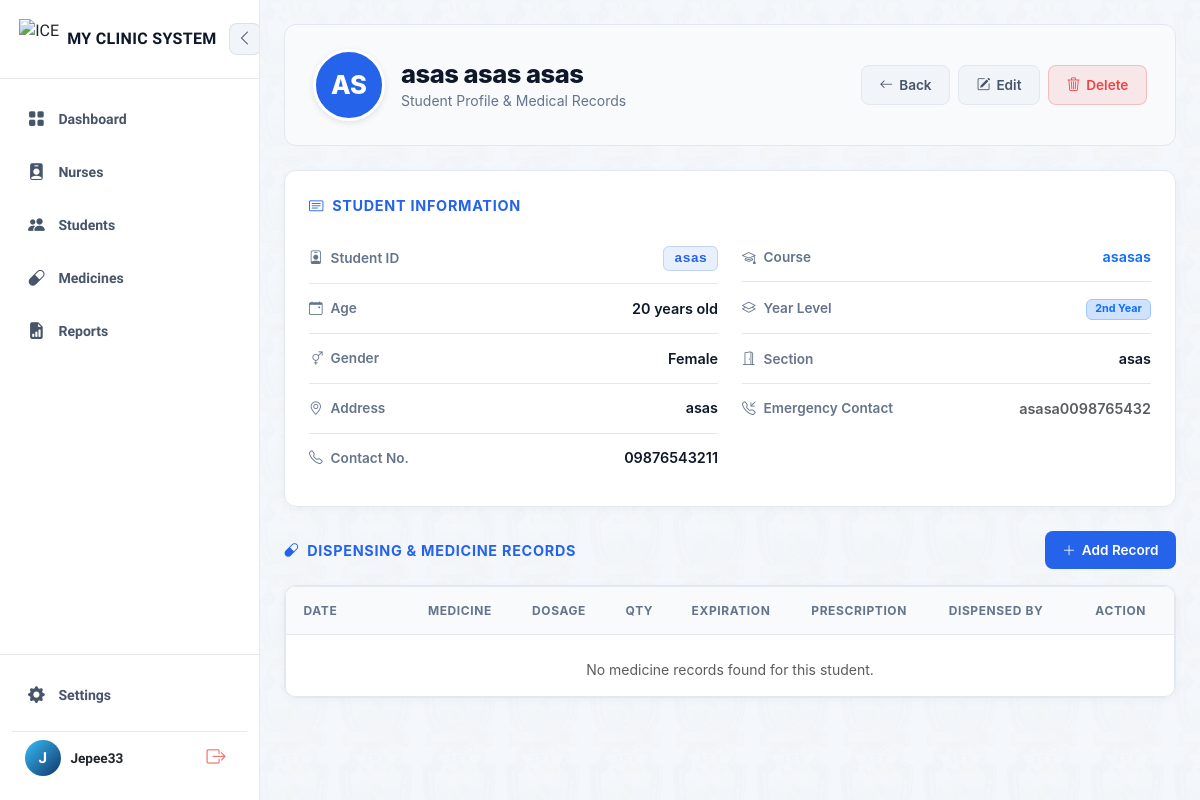
Page /students/40/ (signed in) on the committed database.
### clinic/models.py (models this page shows, shortened)
class Student(models.Model):
    GENDER_CHOICES = [
        ('M', 'Male'),
        ('F', 'Female'),
    ]
    user = models.OneToOneField(
        User, on_delete=models.CASCADE, null=True, blank=True, related_name='student_profile'
    )
    student_id = models.CharField(max_length=20, unique=True)
    first_name = models.CharField(max_length=100, blank=True, null=True)
    middle_name = models.CharField(max_length=100, blank=True, null=True)
    last_name = models.CharField(max_length=100, blank=True, null=True)
    full_name = models.CharField(max_length=150)
    age = models.PositiveIntegerField()
    gender = models.CharField(max_length=1, choices=GENDER_CHOICES)
    address = models.CharField(max_length=255)
    contact_number = models.CharField(max_length=20)
    course = models.CharField(max_length=100)
    year_level = models.CharField(max_length=20)
    section = models.CharField(max_length=20, blank=True)
    emergency_contact = models.CharField(max_length=100, help_text="Name and number")
    date_registered = models.DateTimeField(auto_now_add=True)

### clinic/views/student.py (the view)
# urls.py: path('students/<int:pk>/', views.student_views, name='student_views'),
@login_required
@role_required("admin", "nurse")
def student_views(request, pk):
    student = get_object_or_404(Student, pk=pk)
    medicine_records = MedicineRecord.objects.filter(student=student).order_by("-date_released")
    return render(
        request,
        "clinic/students/student_views.html",
        {
            "student": student,
            "medicine_records": medicine_records,
        },
    )

### clinic/templates/clinic/students/student_views.html (shortened to what this page needs)
{% extends "clinic/base.html" %}
{% load static %}
{% block content %}
<link rel="stylesheet" href="https://cdn.jsdelivr.net/npm/bootstrap-icons@1.11.1/font/bootstrap-icons.css">
<div class="cms-container">
    <div class="dashboard-hero-card mb-4 d-flex justify-content-between align-items-center flex-wrap gap-3">
        <div class="d-flex align-items-center gap-3">
            {% if student.profile_picture %}
                <img src="{{ student.profile_picture.url }}" alt="{{ student.full_name }}" class="student-avatar-lg">
            {% else %}
                <div class="student-avatar-placeholder">
                    {{ student.full_name|slice:":2" }}
                </div>
            {% endif %}
            <div>
                <h1 class="hero-title">{{ student.full_name }}</h1>
                <p class="hero-subtitle">Student Profile & Medical Records</p>
            </div>
        </div>
        <div class="hero-actions d-flex gap-2">
            <a href="{% url 'student_records' %}" class="btn-cms-secondary">
                <i class="bi bi-arrow-left"></i> Back
            </a>
            <a href="{% url 'student_edit' student.pk %}" class="btn-cms-secondary">
                <i class="bi bi-pencil-square"></i> Edit
            </a>
            <button type="button" class="btn-cms-danger" id="openStudentModalBtn">
                <i class="bi bi-trash3"></i> Delete
            </button>
        </div>
    </div>
    <div class="cms-card p-4 p-md-4 mb-4">
        <div class="section-header-title mb-3">
            <i class="bi bi-card-text"></i> Student Information
        </div>
        <div class="row g-md-4">
            <div class="col-12 col-md-6">
                <div class="info-item">
                    <span class="info-label"><i class="bi bi-person-badge"></i> Student ID</span>
                    <span class="info-value">
                        <span class="inline-code-badge">{{ student.student_id|default:"—" }}</span>
                    </span>
                </div>
                <div class="info-item">
                    <span class="info-label"><i class="bi bi-calendar-event"></i> Age</span>
                    <span class="info-value">{{ student.age }} years old</span>
                </div>
                <div class="info-item">
                    <span class="info-label"><i class="bi bi-gender-ambiguous"></i> Gender</span>
                    <span class="info-value">{{ student.get_gender_display }}</span>
                </div>
                <div class="info-item">
                    <span class="info-label"><i class="bi bi-geo-alt"></i> Address</span>
                    <span class="info-value">{{ student.address }}</span>
                </div>
                <div class="info-item">
                    <span class="info-label"><i class="bi bi-telephone"></i> Contact No.</span>
                    <span class="info-value">{{ student.contact_number }}</span>
                </div>
            </div>
            <div class="col-12 col-md-6">
                <div class="info-item">
                    <span class="info-label"><i class="bi bi-mortarboard"></i> Course</span>
                    <span class="info-value text-primary font-weight-bold">{{ student.course|default:"—" }}</span>
                </div>
                <div class="info-item">
                    <span class="info-label"><i class="bi bi-layers"></i> Year Level</span>
                    <span class="info-value">
                        <span class="badge bg-primary-subtle text-primary border border-primary-subtle px-2 py-1">
                            {{ student.year_level|default:"—" }}
                        </span>
                    </span>
                </div>
                <div class="info-item">
                    <span class="info-label"><i class="bi bi-door-open"></i> Section</span>
                    <span class="info-value">{{ student.section|default:"—" }}</span>
                </div>
                <div class="info-item">
                    <span class="info-label"><i class="bi bi-telephone-inbound"></i> Emergency Contact</span>
                    <span class="info-value text-muted">{{ student.emergency_contact|default:"—" }}</span>
                </div>
            </div>
        </div>
    </div>
    <div class="d-flex justify-content-between align-items-center mb-3">
        <div class="section-header-title m-0">
            <i class="bi bi-capsule"></i> Dispensing & Medicine Records
        </div>
        <a href="{% url 'medicine_record_create' student.pk %}" class="btn-cms-primary">
            <i class="bi bi-plus-lg"></i> Add Record
        </a>
    </div>
    <div class="cms-card p-0 mb-4 overflow-hidden">
        <div class="cms-table-responsive table-responsive">
            <table class="cms-table">
                <thead>
                    <tr>
                        <th style="width: 14%;">Date</th>
                        <th>Medicine</th>
                        <th>Dosage</th>
                        <th>Qty</th>
                        <th>Expiration</th>
                        <th>Prescription</th>
                        <th>Dispensed By</th>
                        <th class="text-center" style="width: 12%;">Action</th>
                    </tr>
                </thead>
                <tbody>
                    {% for mr in medicine_records %}
                    <tr>
                        <td class="fw-bold">
                            <i class="bi bi-clock-history me-1 text-muted"></i> {{ mr.date_released|date:"M d, Y" }}
                        </td>
                        <td class="fw-bold">{{ mr.medicine_name }}</td>
                        <td>{{ mr.dosage|default:"—" }}</td>
                        <td>
                            <span class="badge bg-secondary-subtle text-body px-2 py-1">{{ mr.quantity }} pcs</span>
                        </td>
                        <td>{{ mr.expiration_date|date:"M d, Y"|default:"—" }}</td>
                        <td>{{ mr.prescription|default:"—" }}</td>
                        <td>
                            <span class="text-capitalize">
                                <i class="bi bi-person-check me-1 text-muted"></i> {{ mr.dispensed_by.username|default:"—" }}
                            </span>
                        </td>
                        <td class="text-center">
                            <a href="{% url 'medicine_record_edit' mr.pk %}" class="table-action-link edit me-2">Edit</a>
                            <button type="button"
                                    class="table-action-link delete open-med-modal-btn"
                                    data-delete-url="{% url 'medicine_record_delete' mr.pk %}"
                                    data-med-name="{{ mr.medicine_name }}"
                                    data-med-date="{{ mr.date_released|date:'M d, Y' }}">
                                Delete
                            </button>
                        </td>
                    </tr>
                    {% empty %}
                    <tr>
                        <td colspan="8" class="text-center py-5">
                            <p class="text-muted mb-0">No medicine records found for this student.</p>
                        </td>
                    </tr>
                    {% endfor %}
                </tbody>
            </table>
        </div>
    </div>
</div>
{% endblock %}

### clinic/templates/clinic/base.html (shortened to what this page needs)
{% load static %}
<!DOCTYPE html>
<html lang="en">
<head>
    <link href="https://cdn.jsdelivr.net/npm/bootstrap@5.3.0/dist/css/bootstrap.min.css" rel="stylesheet">
    <link rel="stylesheet" href="https://cdn.jsdelivr.net/npm/bootstrap-icons@1.11.0/font/bootstrap-icons.css">
</head>
<body class="bg-body text-body">
    <div style="display: flex; min-height: 100vh; width: 100%; position: relative;">
        <aside id="appSidebar">
            <div>
                <div class="sidebar-header-glass">
                    <div class="brand-logo-container" id="logoToggleBtn"
                        style="display: flex; align-items: center; gap: 0.5rem; cursor: pointer;"
                        title="Toggle Sidebar">
                        <img src="{% static 'clinic/img/me.png' %}" alt="ICE Clinic Logo"
                            style="width: 40px; height: 40px; object-fit: contain;">
                        <span class="brand-text">MY CLINIC SYSTEM</span>
                    </div>
                    <button class="sidebar-toggle-btn desktop-toggle-btn d-none d-lg-flex" id="toggleSidebarDesktopBtn"
                        title="Toggle Sidebar">
                        <i class="bi bi-chevron-left"></i>
                    </button>
                </div>
                <nav style="padding: 1rem 0.75rem;">
                    <a href="{% url 'dashboard' %}"
                        class="nav-item-link {% if request.resolver_match.url_name == 'dashboard' %}active{% endif %}"
                        title="Dashboard">
                        <i class="bi bi-grid-fill"></i>
                        <span>Dashboard</span>
                    </a>
                    <a href="{% url 'nurse_list' %}"
                        class="nav-item-link {% if request.resolver_match.url_name == 'nurse_list' or request.resolver_match.url_name == 'nurse_detail' %}active{% endif %}"
                        title="Nurses">
                        <i class="bi bi-person-badge-fill"></i>
                        <span>Nurses</span>
                    </a>
                    <a href="{% url 'student_records' %}"
                        class="nav-item-link {% if request.resolver_match.url_name == 'student_records' %}active{% endif %}"
                        title="Students">
                        <i class="bi bi-people-fill"></i>
                        <span>Students</span>
                    </a>
                    <a href="{% url 'medicine_list' %}"
                        class="nav-item-link {% if request.resolver_match.url_name == 'medicine_list' %}active{% endif %}"
                        title="Medicines">
                        <i class="bi bi-capsule"></i>
                        <span>Medicines</span>
                    </a>
                    <a href="{% url 'reports' %}"
                        class="nav-item-link {% if request.resolver_match.url_name == 'reports' %}active{% endif %}"
                        title="Reports">
                        <i class="bi bi-file-earmark-bar-graph-fill"></i>
                        <span>Reports</span>
                    </a>
                </nav>
            </div>
            <div class="sidebar-footer-glass">
                <a href="{% url 'settings' %}"
                    class="nav-item-link {% if request.resolver_match.url_name == 'settings' %}active{% endif %}"
                    style="margin-bottom: 0.75rem;" title="Settings">
                    <i class="bi bi-gear-fill"></i>
                    <span>Settings</span>
                </a>
                {% if user.is_authenticated %}
                <div class="user-profile-card"
                    style="display: flex; align-items: center; justify-content: space-between; padding: 0.5rem 0.8rem;">
                    <div style="display: flex; align-items: center; gap: 0.6rem; overflow: hidden;">
                        <div class="user-avatar-glow"
                            title="{% if user.first_name %}{{ user.first_name }} {{ user.last_name }}{% else %}{{ user.username|title }}{% endif %}">
                            {% if user.first_name %}
                            {{ user.first_name|slice:":1"|upper }}{% if user.last_name %}{{
                            user.last_name|slice:":1"|upper }}{% endif %}
                            {% else %}
                            {{ user.username|slice:":1"|upper }}
                            {% endif %}
                        </div>
                        <div class="user-info-text" style="overflow: hidden; font-size: 0.85rem; font-weight: 600;">
                            {% if user.first_name %}
                            {{ user.first_name }} {{ user.last_name }}
                            {% else %}
                            {{ user.username|title }}
                            {% endif %}
                        </div>
                    </div>
                    <form action="{% url 'logout' %}" method="post" style="margin: 0;">
                        <button type="submit" class="btn-logout" title="Logout"
                            style="background: none; border: none; cursor: pointer; display: flex; align-items: center;">
                            <i class="bi bi-box-arrow-right" style="font-size: 1.2rem;"></i>
                        </button>
                    </form>
                </div>
                {% endif %}
            </div>
        </aside>
        <div class="main-container">
            <main class="content-main"
                style="background-image: url(&quot;{% static 'clinic/img/studentbackground.png' %}&quot;); background-repeat: repeat; background-size: cover; background-attachment: fixed;">
                <div class="content-inner">
                    {% block content %}{% endblock %}
                </div>
            </main>
        </div>
    </div>
</body>
</html>

### rows in the picture
Student: full_name "AS", full_name "asas asas asas", student_id "asas", age "20", gender "Female", address "asas", contact_number "09876543211", course "asasas", year_level "2nd Year", section "asas", emergency_contact "asasa0098765432"

### other values in the picture
{{ user.username|slice:":1"|upper }} "J"
{{ user.username|title }} "Jepee33"
